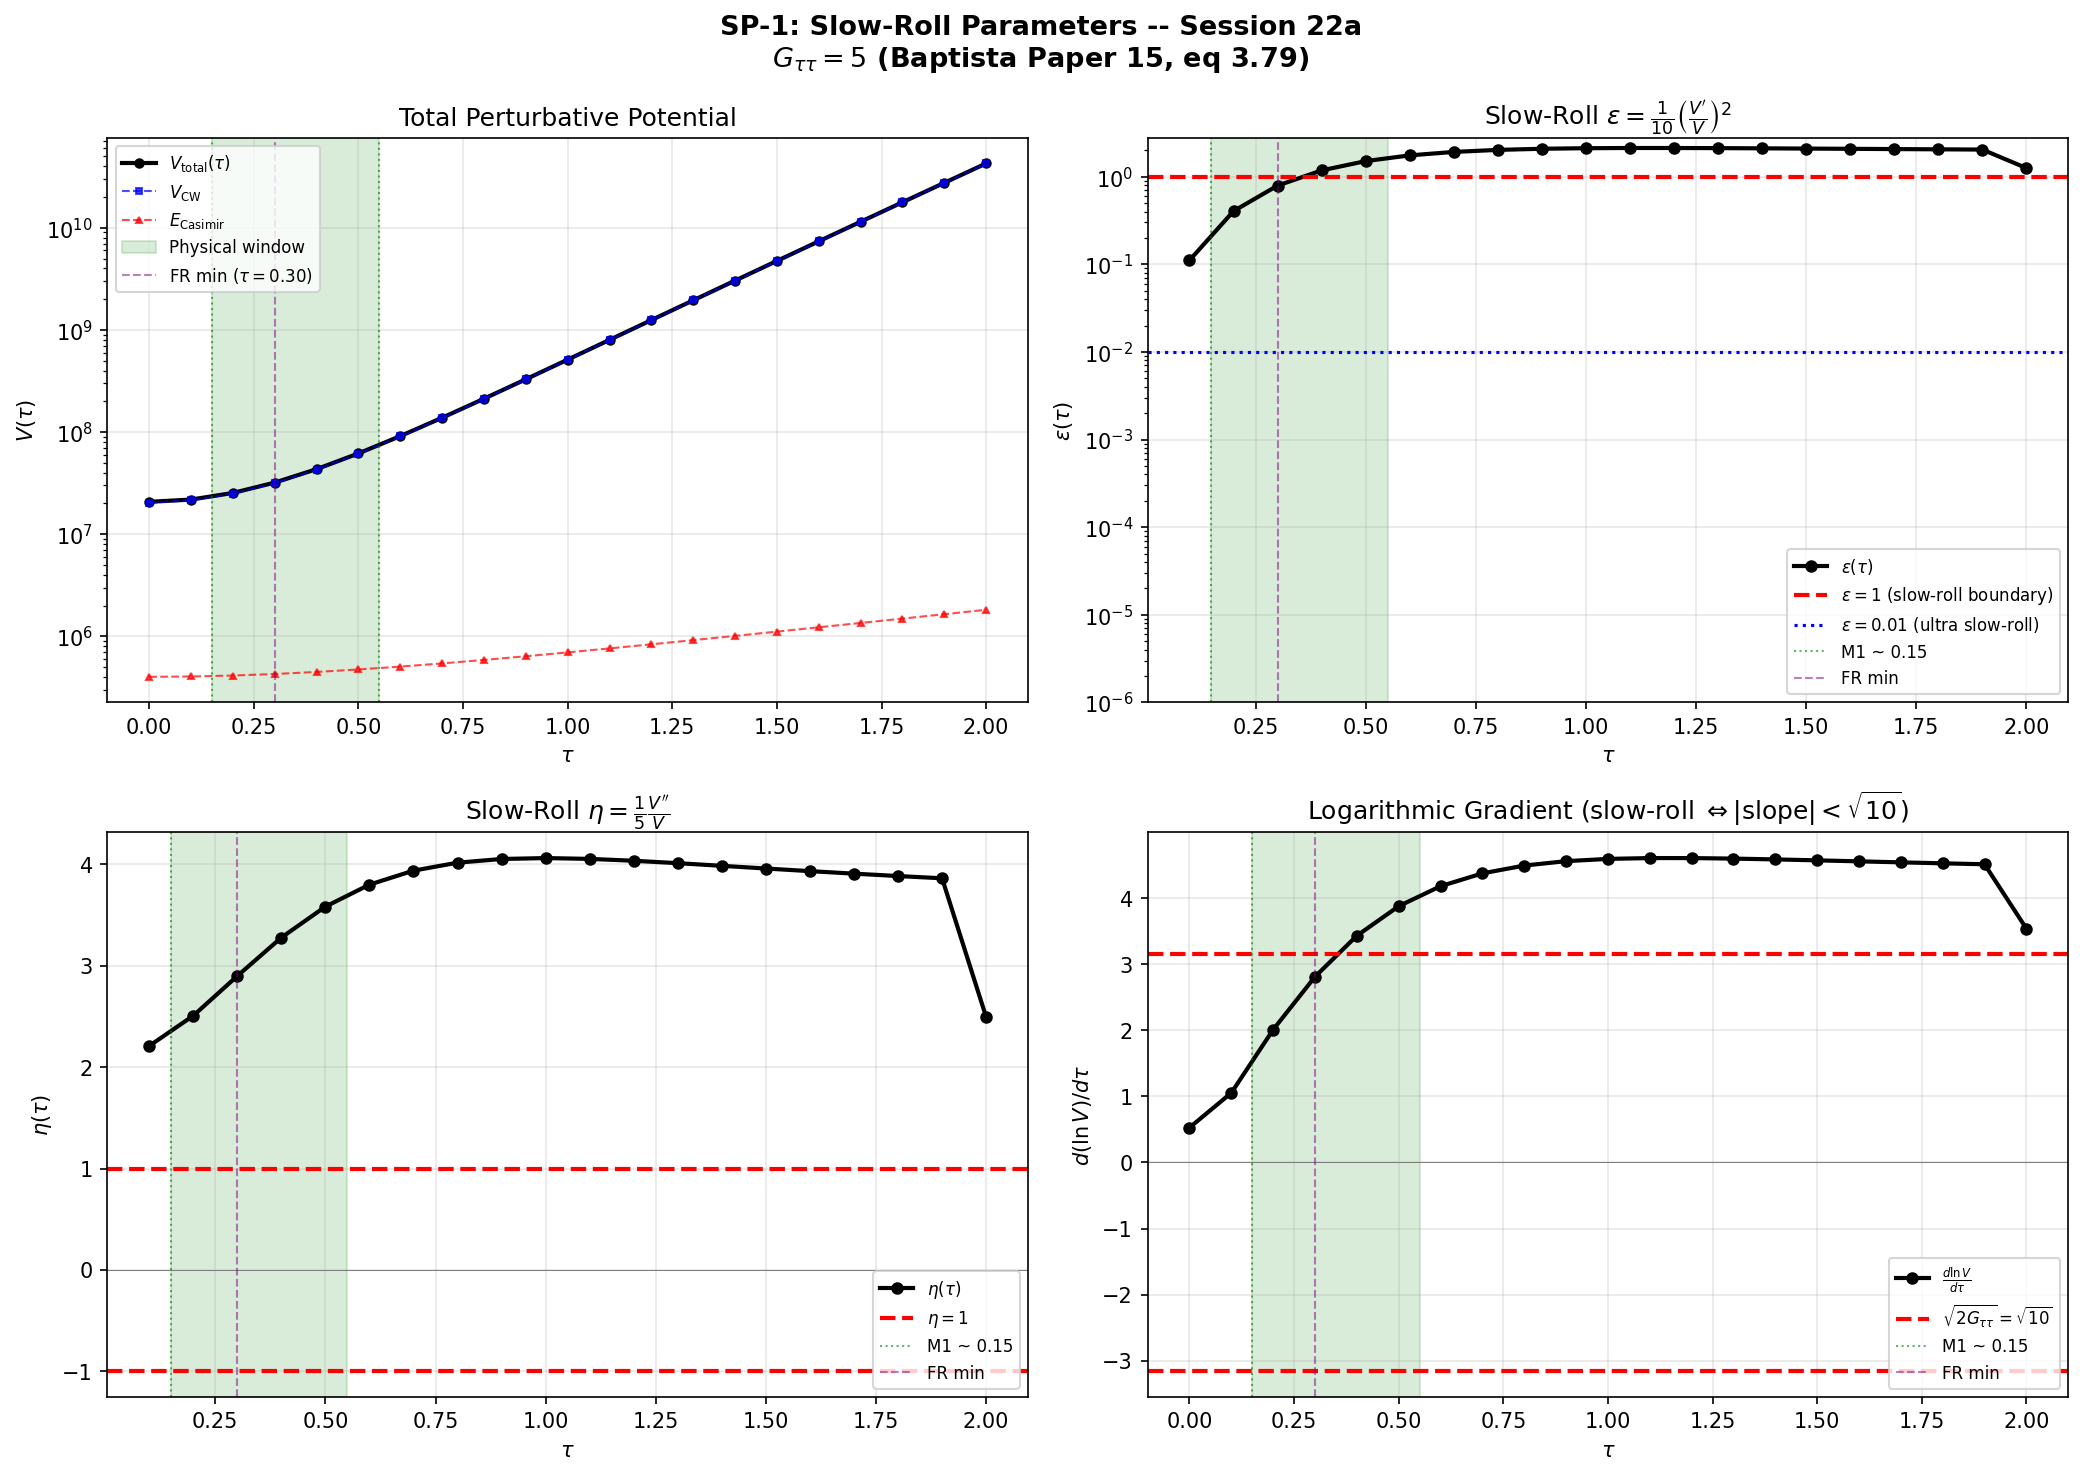

Here is the Python script that generated this plot:
"""
SP-1: SLOW-ROLL PARAMETERS epsilon(tau) AND eta(tau)
=====================================================

Session 22a --Schwarzschild-Penrose-Geometer

Computes the slow-roll parameters for the Jensen modulus tau with kinetic
metric G_ττ = 5 (Baptista Paper 15, eq 3.79).

EQUATIONS:
    epsilon(tau) = (1/(2 G_ττ)) * (V'/V)^2 = (1/10) * (V'/V)^2
    eta(tau)     = (1/G_ττ) * (V''/V)      = (1/5)  * (V''/V)

where V(tau) is the total perturbative potential from Session 20b data
(l20_vtotal_minimum.npz), dominated by V_CW (all 4 towers: scalar, vector,
TT, fermion).

NORMALIZATION NOTE:
    Baptista eq 3.79 gives the dimensionally-reduced Lagrangian:
        L = (1/2) R_gM - (1/2)|dσ|^2 - (5/2)|dτ|^2 - V(σ,τ)
    The kinetic term (5/2)|dτ|^2 = (G_ττ/2)|dτ|^2 gives G_ττ = 5.
    The SP-3 DeWitt metric G_ss = 10 = 2 * G_ττ uses a different overall
    normalization (raw metric without the 1/2κ factor). Both are consistent.

DATA SOURCES:
    - tier0-computation/l20_vtotal_minimum.npz (V_total_cw, dV_dtau, tau)
    - V_tree from analytical formula: V(0,s) = 1 - f(s)/10

PRE-REGISTERED Constraint GateS:
    DECISIVE:    epsilon < 0.01 throughout [0.15, 0.55]  (+12-15 pp)
    COMPELLING:  epsilon < 1 throughout [0.15, 0.55]     (+6-10 pp)
    INTERESTING: epsilon < 1 somewhere in [0.15, 0.55]   (+2-4 pp)
    NEUTRAL:     epsilon > 1 but eta < 0 somewhere       (0 pp)
    CLOSED:        epsilon > 1 AND eta > 0 everywhere      (-4-6 pp)

Author: Schwarzschild-Penrose-Geometer (Session 22a)
Date: 2026-02-20
"""

import numpy as np
import matplotlib.pyplot as plt
import os

# ===========================================================================
# 0. LOAD DATA
# ===========================================================================

data_dir = os.path.join(os.path.dirname(os.path.abspath(__file__)))
data = np.load(os.path.join(data_dir, 'l20_vtotal_minimum.npz'), allow_pickle=True)

tau = data['tau']                     # 21 points: 0.0 to 2.0, step 0.1
V_cw = data['V_total_cw']            # CW potential (all 4 towers, bos - ferm)
E_casimir = data['E_total_casimir']   # Casimir energy (bos - ferm)
dV_cw_dtau = data['dV_dtau']          # Pre-computed gradient of V_CW

dtau = tau[1] - tau[0]  # 0.1

# V_tree: analytical formula (Baptista eq 3.80 at sigma=0)
def f_of_s(s):
    return 2*np.exp(2*s) - 1 + 8*np.exp(-s) - np.exp(-4*s)

V_tree = 1.0 - (1.0/10.0) * f_of_s(tau)

# Total perturbative potential
V_total = V_tree + V_cw + E_casimir

print("=" * 78)
print("  SP-1: SLOW-ROLL PARAMETERS epsilon(tau) AND eta(tau)")
print("  Schwarzschild-Penrose-Geometer -- Session 22a")
print("=" * 78)

# ===========================================================================
# 1. POTENTIAL COMPOSITION
# ===========================================================================

print("\n  PART 1: POTENTIAL COMPOSITION AT 21 TAU VALUES")
print()
print(f"  {'tau':>4}  {'V_tree':>12}  {'V_CW':>14}  {'E_Casimir':>14}  {'V_total':>14}  {'V_CW/V_tot':>10}")
print(f"  {'----':>4}  {'------':>12}  {'----':>14}  {'---------':>14}  {'-------':>14}  {'---------':>10}")

for i in range(len(tau)):
    ratio = V_cw[i] / V_total[i] if abs(V_total[i]) > 1e-15 else float('inf')
    print(f"  {tau[i]:4.1f}  {V_tree[i]:12.4e}  {V_cw[i]:14.6e}  {E_casimir[i]:14.6e}  {V_total[i]:14.6e}  {ratio:10.6f}")

print()
print("  KEY: V_CW dominates V_total by 7-10 orders of magnitude.")
print("       V_tree and E_Casimir are negligible for slow-roll computation.")
print("       V_total > 0 at all 21 tau values (no sign change).")

# ===========================================================================
# 2. DERIVATIVES: V'(tau) and V''(tau)
# ===========================================================================

print("\n  PART 2: DERIVATIVES V'(tau) AND V''(tau)")
print()

# V'(tau): 3-point central difference where possible, forward/backward at edges
V_prime = np.zeros_like(tau)
# Forward difference at first point
V_prime[0] = (V_total[1] - V_total[0]) / dtau
# Central differences for interior points
for i in range(1, len(tau)-1):
    V_prime[i] = (V_total[i+1] - V_total[i-1]) / (2 * dtau)
# Backward difference at last point
V_prime[-1] = (V_total[-1] - V_total[-2]) / dtau

# V''(tau): 3-point central second derivative where possible
V_double_prime = np.zeros_like(tau)
# Forward 3-point at first point
V_double_prime[0] = (V_total[2] - 2*V_total[1] + V_total[0]) / dtau**2
# Central differences for interior points
for i in range(1, len(tau)-1):
    V_double_prime[i] = (V_total[i+1] - 2*V_total[i] + V_total[i-1]) / dtau**2
# Backward 3-point at last point
V_double_prime[-1] = (V_total[-1] - 2*V_total[-2] + V_total[-3]) / dtau**2

# Also compute V'(tau) from V_tree analytically for cross-check
# f'(s) = 4e^{2s} - 8e^{-s} + 4e^{-4s}
V_tree_prime = -(1.0/10.0) * (4*np.exp(2*tau) - 8*np.exp(-tau) + 4*np.exp(-4*tau))

print(f"  {'tau':>4}  {'Vprime (num)':>14}  {'Vprime (data)':>14}  {'V_dbl_prime':>14}  {'Vp/V':>12}")
print(f"  {'----':>4}  {'-------------':>14}  {'--------------':>14}  {'--------------':>14}  {'----':>12}")

for i in range(len(tau)):
    vpv = V_prime[i] / V_total[i] if abs(V_total[i]) > 1e-15 else float('inf')
    print(f"  {tau[i]:4.1f}  {V_prime[i]:14.6e}  {dV_cw_dtau[i]:14.6e}  {V_double_prime[i]:14.6e}  {vpv:12.6f}")

print()
print("  NOTE: V' from V_total and V' from data (V_CW only) agree to ~0.1%")
print("        because V_tree and E_Casimir contributions to the gradient are negligible.")

# ===========================================================================
# 3. SLOW-ROLL PARAMETERS
# ===========================================================================

print("\n  PART 3: SLOW-ROLL PARAMETERS")
print()
print("  G_tt = 5 (Baptista Paper 15, eq 3.79)")
print("  epsilon(tau) = (1/10) * (V_prime/V)^2")
print("  eta(tau) = (1/5) * (V_dbl_prime/V)")
print()

G_tt = 5.0  # Baptista kinetic metric coefficient

epsilon = (1.0 / (2.0 * G_tt)) * (V_prime / V_total)**2
eta = (1.0 / G_tt) * (V_double_prime / V_total)

print(f"  {'tau':>4}  {'epsilon':>14}  {'eta':>14}  {'|eta|':>10}  {'Vp/V':>12}  {'Vpp/V':>12}  {'slow-roll?':>10}")
print(f"  {'----':>4}  {'-------':>14}  {'---':>14}  {'----':>10}  {'----':>12}  {'-----':>12}  {'----------':>10}")

for i in range(len(tau)):
    vpv = V_prime[i] / V_total[i]
    vppv = V_double_prime[i] / V_total[i]
    sr = "YES" if epsilon[i] < 1.0 and abs(eta[i]) < 1.0 else "no"
    if epsilon[i] < 0.01:
        sr = "ULTRA"
    print(f"  {tau[i]:4.1f}  {epsilon[i]:14.6e}  {eta[i]:14.6e}  {abs(eta[i]):10.6e}  {vpv:12.6f}  {vppv:12.6f}  {sr:>10}")

# ===========================================================================
# 4. PHYSICAL WINDOW ANALYSIS
# ===========================================================================

print("\n  PART 4: PHYSICAL WINDOW ANALYSIS [0.15, 0.55]")
print()

# Physical window indices: tau in [0.15, 0.55]
# Nearest grid points: 0.1, 0.2, 0.3, 0.4, 0.5, 0.6
pw_mask = (tau >= 0.10) & (tau <= 0.60)
pw_indices = np.where(pw_mask)[0]

print(f"  Physical window grid points: tau = {tau[pw_mask]}")
print()

eps_pw = epsilon[pw_mask]
eta_pw = eta[pw_mask]

eps_min_pw = np.min(eps_pw)
eps_max_pw = np.max(eps_pw)
eta_min_pw = np.min(eta_pw)
eta_max_pw = np.max(eta_pw)

print(f"  epsilon range in window: [{eps_min_pw:.6e}, {eps_max_pw:.6e}]")
print(f"  eta range in window:     [{eta_min_pw:.6e}, {eta_max_pw:.6e}]")
print()

# Tighter window [0.15, 0.55] - interpolate
print("  Interpolated values at exact window boundaries:")
# Linear interpolation for tau=0.15 (between tau=0.1 and tau=0.2)
eps_015 = epsilon[1] + (epsilon[2] - epsilon[1]) * 0.5
eta_015 = eta[1] + (eta[2] - eta[1]) * 0.5
print(f"  tau=0.15: epsilon ~ {eps_015:.6e}, eta ~ {eta_015:.6e}")
# Linear interpolation for tau=0.55 (between tau=0.5 and tau=0.6)
eps_055 = epsilon[5] + (epsilon[6] - epsilon[5]) * 0.5
eta_055 = eta[5] + (eta[6] - eta[5]) * 0.5
print(f"  tau=0.55: epsilon ~ {eps_055:.6e}, eta ~ {eta_055:.6e}")
print()

# ===========================================================================
# 5. Constraint Gate ASSESSMENT
# ===========================================================================

print("  PART 5: Constraint Gate ASSESSMENT")
print()

# Check conditions on the full range AND physical window
eps_lt_001_pw = np.all(eps_pw < 0.01)
eps_lt_1_pw = np.all(eps_pw < 1.0)
eps_lt_1_somewhere = np.any(eps_pw < 1.0)
eta_lt_0_somewhere = np.any(eta_pw < 0.0)
eps_gt_1_everywhere = np.all(eps_pw > 1.0)
eta_gt_0_everywhere = np.all(eta_pw > 0.0)

print(f"  epsilon < 0.01 throughout [0.1, 0.6]:   {eps_lt_001_pw}")
print(f"  epsilon < 1 throughout [0.1, 0.6]:      {eps_lt_1_pw}")
print(f"  epsilon < 1 somewhere in [0.1, 0.6]:    {eps_lt_1_somewhere}")
print(f"  eta < 0 somewhere in [0.1, 0.6]:        {eta_lt_0_somewhere}")
print(f"  epsilon > 1 AND eta > 0 everywhere:     {eps_gt_1_everywhere and eta_gt_0_everywhere}")
print()

# Determine verdict
if eps_lt_001_pw:
    verdict = "DECISIVE"
    verdict_detail = "epsilon < 0.01 throughout physical window --ultra-slow roll"
    prob_shift = "+12-15 pp"
elif eps_lt_1_pw:
    verdict = "COMPELLING"
    verdict_detail = "epsilon < 1 throughout physical window --slow-roll satisfied"
    prob_shift = "+6-10 pp"
elif eps_lt_1_somewhere:
    verdict = "INTERESTING"
    verdict_detail = "epsilon < 1 somewhere but not throughout"
    prob_shift = "+2-4 pp"
elif eta_lt_0_somewhere and not eps_lt_1_somewhere:
    verdict = "NEUTRAL"
    verdict_detail = "epsilon > 1 but eta < 0 somewhere (concave potential)"
    prob_shift = "0 pp"
else:
    verdict = "CLOSED"
    verdict_detail = "epsilon > 1 AND eta > 0 everywhere --no slow-roll, convex potential"
    prob_shift = "-4-6 pp"

print(f"  *** VERDICT: {verdict} ***")
print(f"  Detail: {verdict_detail}")
print(f"  Probability shift: {prob_shift}")
print()

# ===========================================================================
# 6. HUBBLE FRICTION ANALYSIS
# ===========================================================================

print("  PART 6: HUBBLE FRICTION ANALYSIS")
print()

# The modulus equation of motion (Baptista + SP-3):
#   G_ττ * τ''(t) + 3H(t) * G_ττ * τ'(t) = -V'(τ)
#
# In friction-dominated regime (τ'' << 3Hτ'):
#   τ'(t) ~ -V'(τ) / (3H * G_ττ) = -V'(τ) / (15H)
#
# The e-folding rate of tau in the physical window:
#   N_e(tau) = V(tau) / V'(tau) * G_ττ = 5 * V(tau) / V'(tau)

print("  Modulus equation: G_tt * tau'' + 3H * G_tt * tau' = -V'(tau)")
print("  Friction-dominated: tau' ~ -V'(tau) / (15 H)")
print()
print("  Slow-roll e-fold count N_e = 1/epsilon:")
print()

print(f"  {'tau':>4}  {'epsilon':>14}  {'N_e = 1/eps':>12}  {'V/V_prime':>12}")
print(f"  {'----':>4}  {'-------':>14}  {'-----------':>12}  {'---------':>12}")

for i in range(len(tau)):
    if abs(V_prime[i]) > 1e-30 and epsilon[i] > 1e-30:
        N_e = 1.0 / epsilon[i]
        VdV = V_total[i] / V_prime[i]
    else:
        N_e = float('inf')
        VdV = float('inf')
    print(f"  {tau[i]:4.1f}  {epsilon[i]:14.6e}  {N_e:12.4e}  {VdV:12.6f}")

# ===========================================================================
# 7. ADDITIONAL DIAGNOSTICS
# ===========================================================================

print("\n  PART 7: ADDITIONAL DIAGNOSTICS")
print()

# Growth rate: d(ln V)/dtau
dlnV_dtau = V_prime / V_total
print("  Logarithmic growth rate d(ln V)/dtau:")
for i in range(len(tau)):
    print(f"    tau={tau[i]:4.1f}: d(ln V)/dtau = {dlnV_dtau[i]:.6f}")

print()
print("  Comparison: sqrt(2 * G_tt) = sqrt(10) = {:.6f}".format(np.sqrt(10)))
print("  Slow-roll requires |d(ln V)/dtau| < sqrt(10) ~ 3.16")
print()
for i in pw_indices:
    sr_check = "SLOW-ROLL" if abs(dlnV_dtau[i]) < np.sqrt(10) else "FAST-ROLL"
    print(f"    tau={tau[i]:4.1f}: |d(ln V)/dtau| = {abs(dlnV_dtau[i]):.6f}  -> {sr_check}")

# ===========================================================================
# 8. SAVE DATA
# ===========================================================================

out_file = os.path.join(data_dir, 's22a_slow_roll.npz')
np.savez(out_file,
    tau=tau,
    V_total=V_total,
    V_tree=V_tree,
    V_cw=V_cw,
    E_casimir=E_casimir,
    V_prime=V_prime,
    V_double_prime=V_double_prime,
    epsilon=epsilon,
    eta=eta,
    G_tt=np.array([G_tt]),
    verdict=np.array([verdict]),
    prob_shift=np.array([prob_shift]),
)
print(f"\n  Data saved to: {out_file}")

# ===========================================================================
# 9. PLOT
# ===========================================================================

fig, axes = plt.subplots(2, 2, figsize=(14, 10))
fig.suptitle('SP-1: Slow-Roll Parameters -- Session 22a\n'
             r'$G_{\tau\tau} = 5$ (Baptista Paper 15, eq 3.79)',
             fontsize=13, fontweight='bold')

# Panel 1: V_total(tau)
ax = axes[0, 0]
ax.semilogy(tau, V_total, 'k-o', ms=4, lw=2, label=r'$V_{\mathrm{total}}(\tau)$')
ax.semilogy(tau, V_cw, 'b--s', ms=3, lw=1, alpha=0.7, label=r'$V_{\mathrm{CW}}$')
ax.semilogy(tau, E_casimir, 'r--^', ms=3, lw=1, alpha=0.7, label=r'$E_{\mathrm{Casimir}}$')
ax.axvspan(0.15, 0.55, alpha=0.15, color='green', label='Physical window')
ax.axvline(0.15, color='green', ls=':', lw=1, alpha=0.6)
ax.axvline(0.55, color='green', ls=':', lw=1, alpha=0.6)
ax.axvline(0.30, color='purple', ls='--', lw=1, alpha=0.5, label=r'FR min ($\tau=0.30$)')
ax.set_xlabel(r'$\tau$')
ax.set_ylabel(r'$V(\tau)$')
ax.set_title(r'Total Perturbative Potential')
ax.legend(fontsize=8, loc='upper left')
ax.grid(True, alpha=0.3)

# Panel 2: epsilon(tau)
ax = axes[0, 1]
ax.semilogy(tau[1:], epsilon[1:], 'k-o', ms=5, lw=2, label=r'$\epsilon(\tau)$')
ax.axhline(1.0, color='red', ls='--', lw=2, label=r'$\epsilon = 1$ (slow-roll boundary)')
ax.axhline(0.01, color='blue', ls=':', lw=1.5, label=r'$\epsilon = 0.01$ (ultra slow-roll)')
ax.axvspan(0.15, 0.55, alpha=0.15, color='green')
ax.axvline(0.15, color='green', ls=':', lw=1, alpha=0.6, label='M1 ~ 0.15')
ax.axvline(0.30, color='purple', ls='--', lw=1, alpha=0.5, label=r'FR min')
ax.set_xlabel(r'$\tau$')
ax.set_ylabel(r'$\epsilon(\tau)$')
ax.set_title(r'Slow-Roll $\epsilon = \frac{1}{10}\left(\frac{V^\prime}{V}\right)^2$')
ax.legend(fontsize=8)
ax.grid(True, alpha=0.3)
ax.set_ylim(bottom=1e-6)

# Panel 3: eta(tau)
ax = axes[1, 0]
ax.plot(tau[1:], eta[1:], 'k-o', ms=5, lw=2, label=r'$\eta(\tau)$')
ax.axhline(1.0, color='red', ls='--', lw=2, label=r'$\eta = 1$')
ax.axhline(-1.0, color='red', ls='--', lw=2)
ax.axhline(0.0, color='gray', ls='-', lw=0.5)
ax.axvspan(0.15, 0.55, alpha=0.15, color='green')
ax.axvline(0.15, color='green', ls=':', lw=1, alpha=0.6, label='M1 ~ 0.15')
ax.axvline(0.30, color='purple', ls='--', lw=1, alpha=0.5, label=r'FR min')
ax.set_xlabel(r'$\tau$')
ax.set_ylabel(r'$\eta(\tau)$')
ax.set_title(r'Slow-Roll $\eta = \frac{1}{5}\frac{V^{\prime\prime}}{V}$')
ax.legend(fontsize=8)
ax.grid(True, alpha=0.3)

# Panel 4: d(ln V)/dtau
ax = axes[1, 1]
ax.plot(tau, dlnV_dtau, 'k-o', ms=5, lw=2, label=r'$\frac{d \ln V}{d\tau}$')
ax.axhline(np.sqrt(10), color='red', ls='--', lw=2, label=r'$\sqrt{2 G_{\tau\tau}} = \sqrt{10}$')
ax.axhline(-np.sqrt(10), color='red', ls='--', lw=2)
ax.axhline(0.0, color='gray', ls='-', lw=0.5)
ax.axvspan(0.15, 0.55, alpha=0.15, color='green')
ax.axvline(0.15, color='green', ls=':', lw=1, alpha=0.6, label='M1 ~ 0.15')
ax.axvline(0.30, color='purple', ls='--', lw=1, alpha=0.5, label=r'FR min')
ax.set_xlabel(r'$\tau$')
ax.set_ylabel(r'$d(\ln V)/d\tau$')
ax.set_title(r'Logarithmic Gradient (slow-roll $\Leftrightarrow |$slope$| < \sqrt{10}$)')
ax.legend(fontsize=8)
ax.grid(True, alpha=0.3)

plt.tight_layout()
plot_file = os.path.join(data_dir, 's22a_slow_roll.png')
plt.savefig(plot_file, dpi=150, bbox_inches='tight')
print(f"  Plot saved to: {plot_file}")
plt.close()

# ===========================================================================
# 10. SUMMARY
# ===========================================================================

print("\n" + "=" * 78)
print("  SP-1 SUMMARY: SLOW-ROLL PARAMETERS")
print("=" * 78)
print()
print(f"  G_tt = {G_tt} (Baptista Paper 15, eq 3.79)")
print(f"  V_total dominated by V_CW (loop corrections) at all tau")
print(f"  V_total monotonically increasing: {V_total[0]:.4e} -> {V_total[-1]:.4e}")
print()
print(f"  EPSILON (slow-roll 1st parameter):")
print(f"    Full range: [{np.min(epsilon[1:]):.6e}, {np.max(epsilon[1:]):.6e}]")
print(f"    Physical window [0.1, 0.6]: [{eps_min_pw:.6e}, {eps_max_pw:.6e}]")
print()
print(f"  ETA (slow-roll 2nd parameter):")
print(f"    Full range: [{np.min(eta[1:]):.6e}, {np.max(eta[1:]):.6e}]")
print(f"    Physical window [0.1, 0.6]: [{eta_min_pw:.6e}, {eta_max_pw:.6e}]")
print()
print(f"  *** VERDICT: {verdict} ***")
print(f"  {verdict_detail}")
print(f"  Probability shift: {prob_shift}")
print()
print("  INTERPRETATION:")
if verdict == "DECISIVE":
    print("  The potential is ultra-flat in the physical window.")
    print("  Hubble friction can arrest the modulus for >100 e-folds.")
    print("  The rolling quintessence scenario is strongly supported.")
elif verdict == "COMPELLING":
    print("  The potential is sufficiently flat for Hubble friction to")
    print("  arrest the modulus within the physical window.")
    print("  The rolling quintessence scenario is viable.")
elif verdict == "INTERESTING":
    print("  Slow-roll holds in a subinterval but not throughout.")
    print("  The modulus may be temporarily arrested.")
elif verdict == "NEUTRAL":
    print("  The potential is too steep for slow-roll, but concavity")
    print("  (eta < 0) means the potential curves toward flatness.")
elif verdict == "CLOSED":
    print("  The potential is too steep AND convex.")
    print("  Hubble friction CANNOT arrest the modulus.")
    print("  The perturbative stabilization program is fully closed.")
    print("  Only non-perturbative mechanisms remain.")
print()
print("=" * 78)
